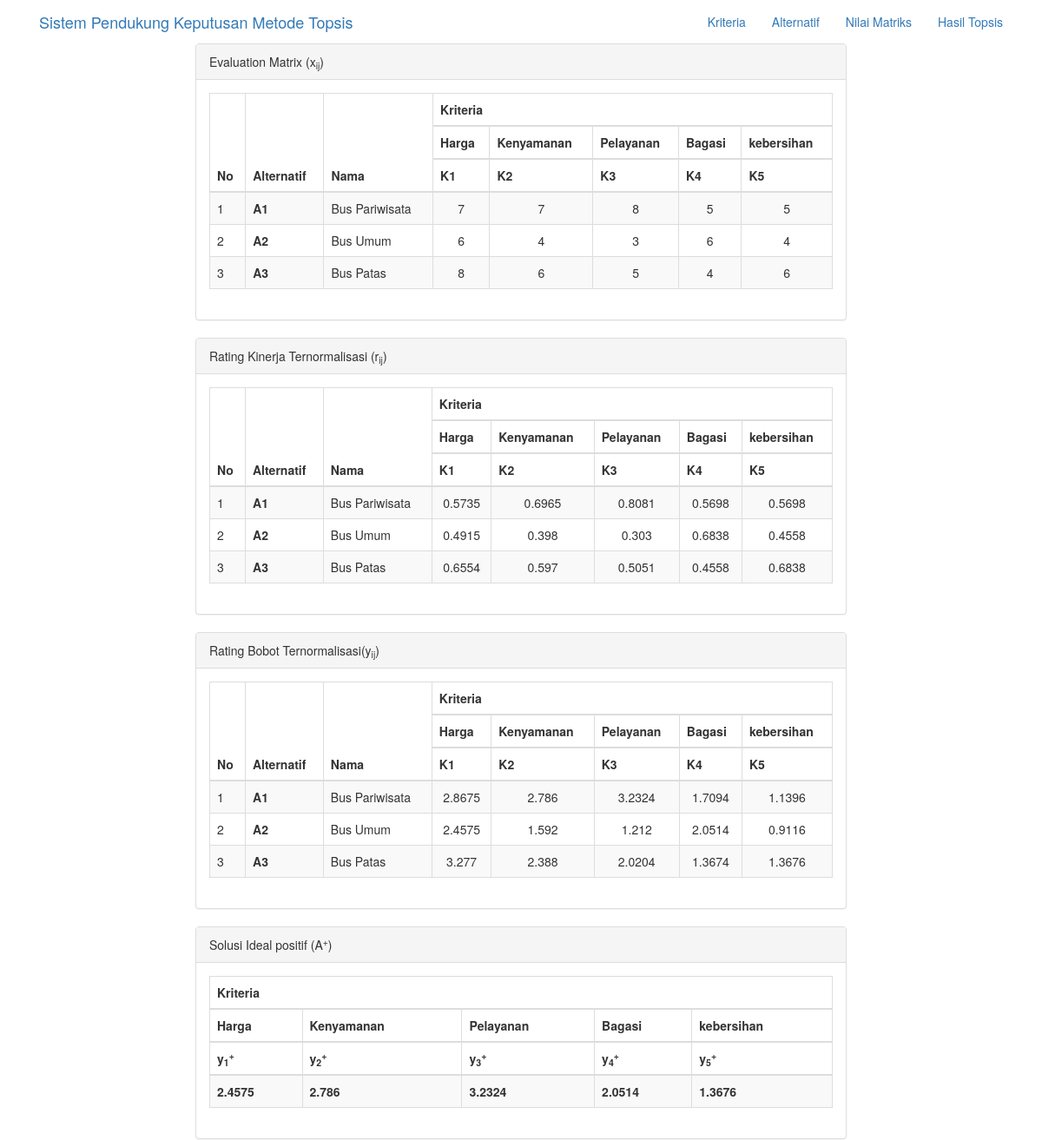
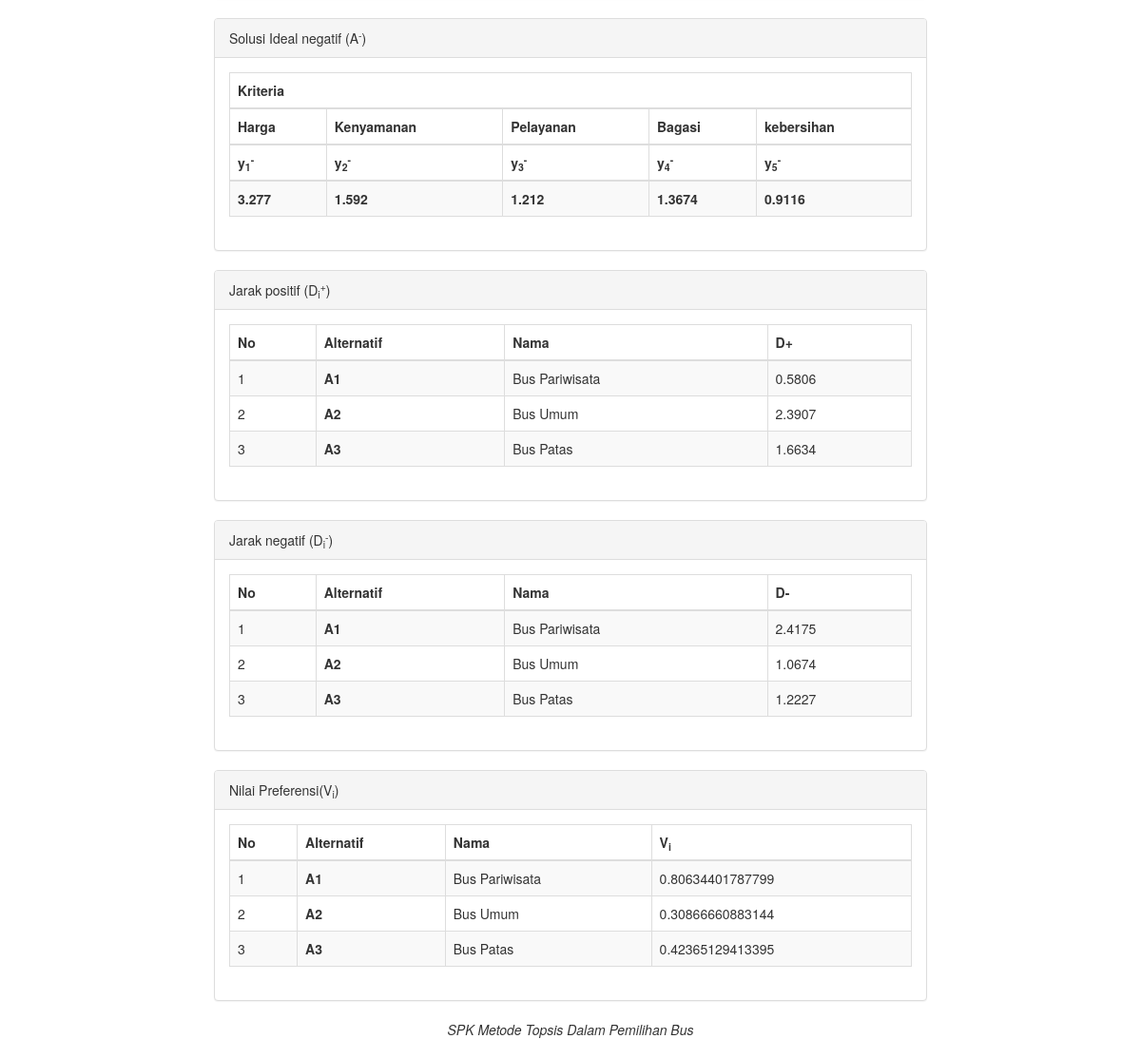
The app's page /Spk-Topsis-Bus/hastop.php with its own data (2 pictures, top to bottom).
### tables this page shows
CREATE TABLE `tab_topsis` (
  `id_alternatif` varchar(10) NOT NULL,
  `id_kriteria` varchar(10) NOT NULL,
  `nilai` float NOT NULL
);

CREATE TABLE `tab_kriteria` (
  `id_kriteria` varchar(10) NOT NULL,
  `nama_kriteria` varchar(50) NOT NULL,
  `bobot` float NOT NULL,
  `status` varchar(20) NOT NULL
);

### Spk-Topsis-Bus/hastop.php (the view, shortened to what this page needs)
<?php
include ("koneksi.php");
$tampil = $koneksi->query("SELECT b.nama_alternatif,c.nama_kriteria,a.nilai,c.bobot,c.status
      FROM
        tab_topsis a
        JOIN
          tab_alternatif b USING(id_alternatif)
        JOIN
          tab_kriteria c USING(id_kriteria)");
$data      =array();
$kriterias =array();
$bobot     =array();
$nilai_kuadrat =array();
$status=array();
if ($tampil) {
  while($row=$tampil->fetch_object()){
    if(!isset($data[$row->nama_alternatif])){
      $data[$row->nama_alternatif]=array();
    }
    if(!isset($data[$row->nama_alternatif][$row->nama_kriteria])){
      $data[$row->nama_alternatif][$row->nama_kriteria]=array();
    }
    if(!isset($nilai_kuadrat[$row->nama_kriteria])){
      $nilai_kuadrat[$row->nama_kriteria]=0;
    }
    $bobot[$row->nama_kriteria]=$row->bobot;
    $data[$row->nama_alternatif][$row->nama_kriteria]=$row->nilai;
    $nilai_kuadrat[$row->nama_kriteria]+=pow($row->nilai,2);
    $kriterias[]=$row->nama_kriteria;
    $status[$row->nama_kriteria]=$row->status;
  }
}
$kriteria     =array_unique($kriterias);
$jml_kriteria =count($kriteria);
?>
<!DOCTYPE html>
<html>
  <head>
    <link href="tampilan/css/bootstrap.min.css" rel="stylesheet">
  </head>
  <body>
    <nav class="">
      <div class="container">
        <div class="navbar-header">
          <a class="navbar-brand" href="index.php">Sistem Pendukung Keputusan Metode Topsis</a>
        </div>
        <div class="collapse navbar-collapse">
          <ul class="nav navbar-nav navbar-right">
            <li>
              <a href="kriteria.php">Kriteria</a>
            </li>
            <li>
              <a href="alternatif.php">Alternatif</a>
            </li>
            <li>
              <a href="nilmat.php">Nilai Matriks</a>
            </li>
            <li>
              <a href="hastop.php">Hasil Topsis</a>
            </li>
          </ul>
        </div>
      </div>
    </nav>
    <div class="container">
      <div class="row">
      	<div class="col-lg-8 col-lg-offset-2">
      	  <div class="panel panel-default">
      	    <div class="panel-heading">
              Evaluation Matrix (x<sub>ij</sub>)
      	    </div>
            <div class="panel-body">
              <table class="table table-striped table-bordered table-hover">
                <thead>
                  <tr>
                    <th rowspan='3'>No</th>
                    <th rowspan='3'>Alternatif</th>
                    <th rowspan='3'>Nama</th>
                    <th colspan='<?php echo $jml_kriteria;?>'>Kriteria</th>
                  </tr>
                  <tr>
                    <?php
                    foreach($kriteria as $k)
                      echo "<th>$k</th>\n";
                    ?>
                  </tr>
                  <tr>
                    <?php
                    for($n=1;$n<=$jml_kriteria;$n++)
                      echo "<th>K$n</th>";
                    ?>
                  </tr>
                </thead>
                <tbody>
                  <?php
                  $i=0;
                  foreach($data as $nama=>$krit){
                    echo "<tr>
                      <td>".(++$i)."</td>
                      <th>A$i</th>
                      <td>$nama</td>";
                    foreach($kriteria as $k){
                      echo "<td align='center'>$krit[$k]</td>";
                    }
                    echo "</tr>\n";
                  }
                  ?>
                </tbody>
              </table>
            </div>
      	  </div>
      	</div>
      </div>
      <div class="row">
        <div class="col-lg-8 col-lg-offset-2">
          <div class="panel panel-default">
            <div class="panel-heading">
              Rating Kinerja Ternormalisasi (r<sub>ij</sub>)
            </div>
            <div class="panel-body">
              <table class="table table-striped table-bordered table-hover">
                <thead>
                  <tr>
                    <th rowspan='3'>No</th>
                    <th rowspan='3'>Alternatif</th>
                    <th rowspan='3'>Nama</th>
                    <th colspan='<?php echo $jml_kriteria;?>'>Kriteria</th>
                  </tr>
                  <tr>
                    <?php
                    foreach($kriteria as $k)
                      echo "<th>$k</th>\n";
                    ?>
                  </tr>
                  <tr>
                    <?php
                    for($n=1;$n<=$jml_kriteria;$n++)
                      echo "<th>K$n</th>";
                    ?>
                  </tr>
                </thead>
                <tbody>
                  <?php
                  $i=0;
                  foreach($data as $nama=>$krit){
                    echo "<tr>
                      <td>".(++$i)."</td>
                      <th>A{$i}</th>
                      <td>{$nama}</td>";
                    foreach($kriteria as $k){
                      echo
                      "<td align='center'>".round(($krit[$k]/sqrt($nilai_kuadrat[$k])),4).
                      "</td>";
                    }
                    echo
                     "</tr>\n";
                  }
                  ?>
                </tbody>
              </table>
            </div>
          </div>
        </div>
      </div>
      <div class="row">
        <div class="col-lg-8 col-lg-offset-2">
          <div class="panel panel-default">
            <div class="panel-heading">
              Rating Bobot Ternormalisasi(y<sub>ij</sub>)
            </div>
            <div class="panel-body">
              <table class="table table-striped table-bordered table-hover">
                <thead>
                  <tr>
                    <th rowspan='3'>No</th>
                    <th rowspan='3'>Alternatif</th>
                    <th rowspan='3'>Nama</th>
                    <th colspan='<?php echo $jml_kriteria;?>'>Kriteria</th>
                  </tr>
                  <tr>
                    <?php
                    foreach($kriteria as $k)
                      echo "<th>$k</th>\n";
                    ?>
                  </tr>
                  <tr>
                    <?php
                    for($n=1;$n<=$jml_kriteria;$n++)
                      echo "<th>K$n</th>";
                    ?>
                  </tr>
                </thead>
                <tbody>
                  <?php
                  $i=0;
                  $y=array();
                  foreach($data as $nama=>$krit){
                    echo "<tr>
                      <td>".(++$i)."</td>
                      <th>A{$i}</th>
                      <td>{$nama}</td>";
                    foreach($kriteria as $k){
                      $y[$k][$i-1]=round(($krit[$k]/sqrt($nilai_kuadrat[$k])),4)*$bobot[$k];
                      echo "<td align='center'>".$y[$k][$i-1]."</td>";
                    }
                    echo
                     "</tr>\n";
                  }
                  ?>
                </tbody>
              </table>
            </div>
          </div>
        </div>
      </div>
      <div class="row">
        <div class="col-lg-8 col-lg-offset-2">
          <div class="panel panel-default">
            <div class="panel-heading">
              Solusi Ideal positif (A<sup>+</sup>)
            </div>
            <div class="panel-body">
              <table class="table table-striped table-bordered table-hover">
                <thead>
                  <tr>
                    <th colspan='<?php echo $jml_kriteria;?>'>Kriteria</th>
                  </tr>
                  <tr>
                    <?php
                    foreach($kriteria as $k)
                      echo "<th>$k</th>\n";
                    ?>
                  </tr>
                  <tr>
                    <?php
                    for($n=1;$n<=$jml_kriteria;$n++)
                      echo "<th>y<sub>{$n}</sub><sup>+</sup></th>";
                    ?>
                  </tr>
                </thead>
                <tbody>
                  <tr>
                    <?php
                    $yplus=array();
                    foreach($kriteria as $k){
                      $yplus[$k]=($status[$k]=='Benefit'?max($y[$k]):min($y[$k]));
                      echo "<th>$yplus[$k]</th>";
                    }
                    ?>
                  </tr>
                </tbody>
              </table>
            </div>
          </div>
        </div>
      </div>
      <div class="row">
        <div class="col-lg-8 col-lg-offset-2">
          <div class="panel panel-default">
            <div class="panel-heading">
              Solusi Ideal negatif (A<sup>-</sup>)
            </div>
            <div class="panel-body">
              <table class="table table-striped table-bordered table-hover">
                <thead>
                  <tr>
                    <th colspan='<?php echo $jml_kriteria;?>'>Kriteria</th>
                  </tr>
                  <tr>
                    <?php
                    foreach($kriteria as $k)
                      echo "<th>{$k}</th>\n";
                    ?>
                  </tr>
                  <tr>
                    <?php
                    for($n=1;$n<=$jml_kriteria;$n++)
                      echo "<th>y<sub>{$n}</sub><sup>-</sup></th>";
                    ?>
                  </tr>
                </thead>
                <tbody>
                  <tr>
                    <?php
                    $ymin=array();
                    foreach($kriteria as $k){
                      $ymin[$k]=($status[$k]=='Cost'?max($y[$k]):min($y[$k]));
                      echo "<th>{$ymin[$k]}</th>";
                    }
                    ?>
                  </tr>
                </tbody>
              </table>
            </div>
          </div>
        </div>
      </div>
      <div class="row">
        <div class="col-lg-8 col-lg-offset-2">
          <div class="panel panel-default">
            <div class="panel-heading">
              Jarak positif (D<sub>i</sub><sup>+</sup>)
            </div>
            <div class="panel-body">
              <table class="table table-striped table-bordered table-hover">
                <thead>
                  <tr>
                    <th>No</th>
                    <th>Alternatif</th>
                    <th>Nama</th>
                    <th>D<suo>+</sup></th>
                  </tr>
                </thead>
                <tbody>
                  <?php
                  $i=0;
                  $dplus=array();
                  foreach($data as $nama=>$krit){
                    echo "<tr>
                      <td>".(++$i)."</td>
                      <th>A{$i}</th>
                      <td>{$nama}</td>";
                    foreach($kriteria as $k){
                      if(!isset($dplus[$i-1])) $dplus[$i-1]=0;
                      $dplus[$i-1]+=pow($yplus[$k]-$y[$k][$i-1],2);
                    }
                    echo "<td>".round(sqrt($dplus[$i-1]),4)."</td>
                     </tr>\n";
                  }
                  ?>
                </tbody>
              </table>
            </div>
          </div>
        </div>
      </div>
      <div class="row">
        <div class="col-lg-8 col-lg-offset-2">
          <div class="panel panel-default">
            <div class="panel-heading">
              Jarak negatif (D<sub>i</sub><sup>-</sup>)
            </div>
            <div class="panel-body">
              <table class="table table-striped table-bordered table-hover">
                <thead>
                  <tr>
                    <th>No</th>
                    <th>Alternatif</th>
                    <th>Nama</th>
                    <th>D<suo>-</sup></th>
                  </tr>
                </thead>
                <tbody>
                  <?php
                  $i=0;
                  $dmin=array();
                  foreach($data as $nama=>$krit){
                    echo "<tr>
                      <td>".(++$i)."</td>
                      <th>A{$i}</th>
                      <td>{$nama}</td>";
                    foreach($kriteria as $k){
                      if(!isset($dmin[$i-1]))$dmin[$i-1]=0;
                      $dmin[$i-1]+=pow($ymin[$k]-$y[$k][$i-1],2);
                    }
                    echo "<td>".round(sqrt($dmin[$i-1]),4)."</td>
                     </tr>\n";
                  }
                  ?>
                </tbody>
              </table>
            </div>
          </div>
        </div>
      </div>
      <div class="row">
        <div class="col-lg-8 col-lg-offset-2">
          <div class="panel panel-default">
            <div class="panel-heading">
              Nilai Preferensi(V<sub>i</sub>)
            </div>
            <div class="panel-body">
              <table class="table table-striped table-bordered table-hover">
                <thead>
                  <tr>
                    <th>No</th>
                    <th>Alternatif</th>
                    <th>Nama</th>
                    <th>V<sub>i</sub></th>
                  </tr>
                </thead>
                <tbody>
                  <?php
                          $i=0;
                          $V=array();
                          foreach ($data as $nama => $krit) {
                            echo "<tr>
                            <td>".(++$i)."</td>
                            <th>A{$i}</th>
                            <td>{$nama}</td>";
                     foreach($kriteria as $k){
                      $V[$i-1]=round(sqrt($dmin[$i-1]),4)/(round(sqrt($dmin[$i-1]),4)+round(sqrt($dplus[$i-1]),4));
                    }
                    echo "<td>{$V[$i-1]}</td></tr>\n";
                  }
                  ?>
                </tbody>
              </table>
            </div>
          </div>
        </div>
      </div>
    </div>
    <footer class="text-center">
      <div class="footer-below">
        <div class="container">
          <div class="row">
            <div class="col-lg-12">
              <em>SPK Metode Topsis Dalam Pemilihan Bus</em>
            </div>
          </div>
        </div>
      </div>
    </footer>
  </body>
</html>

### records on screen
tab_topsis: nama "Bus Pariwisata", nilai "7", k "8", id_kriteria.bobot "5", $krit[$k]/sqrt($nilai_kuadrat[$k]) "0.5735", $krit[$k]/sqrt($nilai_kuadrat[$k]) "0.6965", k "0.8081", $krit[$k]/sqrt($nilai_kuadrat[$k]) "0.5698", i "2.8675", i "2.786", i "3.2324", i "1.7094", i "1.1396", i "0.5806", i "2.4175", i "0.80634401787799"
tab_topsis: nama "Bus Umum", nilai "6", id_kriteria.bobot "4", k "3", $krit[$k]/sqrt($nilai_kuadrat[$k]) "0.4915", $krit[$k]/sqrt($nilai_kuadrat[$k]) "0.398", k "0.303", $krit[$k]/sqrt($nilai_kuadrat[$k]) "0.6838", $krit[$k]/sqrt($nilai_kuadrat[$k]) "0.4558", i "2.4575", i "1.592", i "1.212", i "2.0514", i "0.9116", i "2.3907", i "1.0674", i "0.30866660883144"

### other values on screen
$k "Harga"
$k "Kenyamanan"
$k "Pelayanan"
$k "Bagasi"
$k "kebersihan"
$nama "Bus Patas"
$krit[$k] "8"
$krit[$k] "6"
$krit[$k] "5"
$krit[$k] "4"
$krit[$k]/sqrt($nilai_kuadrat[$k]) "0.6554"
$krit[$k]/sqrt($nilai_kuadrat[$k]) "0.597"
$krit[$k]/sqrt($nilai_kuadrat[$k]) "0.5051"
$krit[$k]/sqrt($nilai_kuadrat[$k]) "0.4558"
$krit[$k]/sqrt($nilai_kuadrat[$k]) "0.6838"
